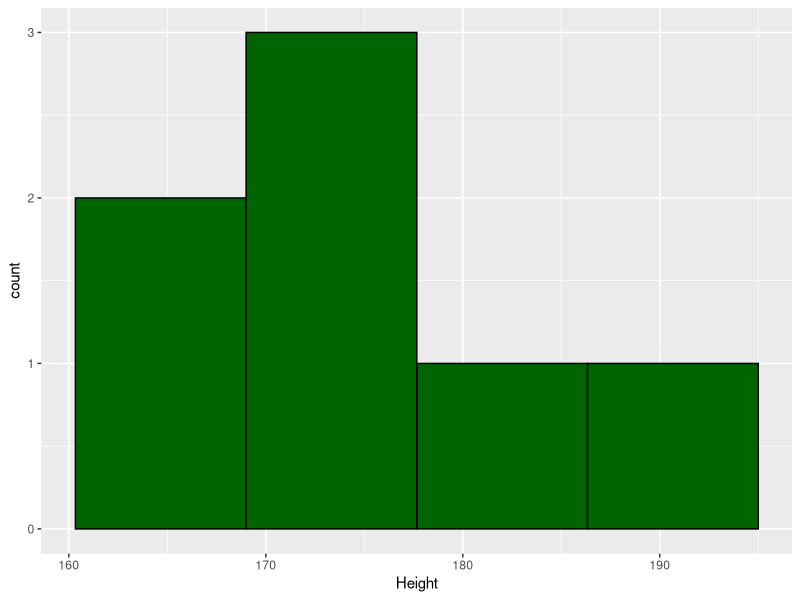
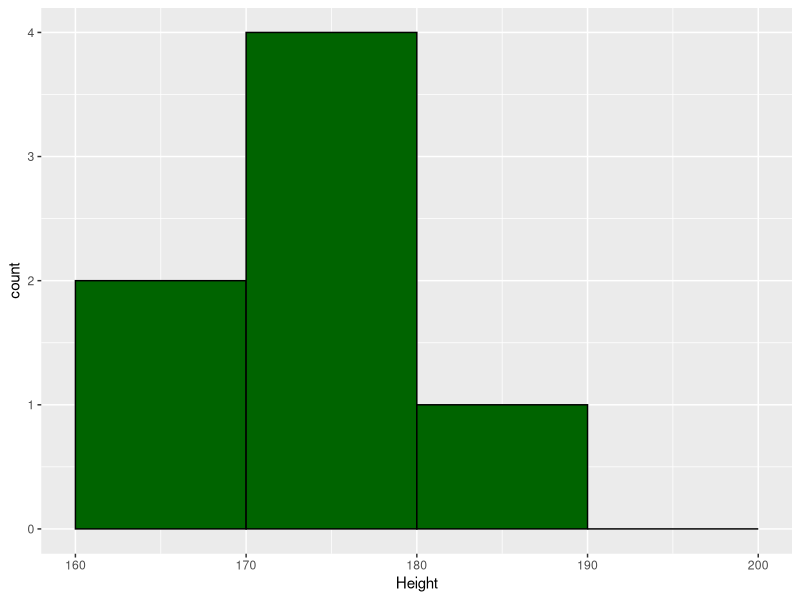
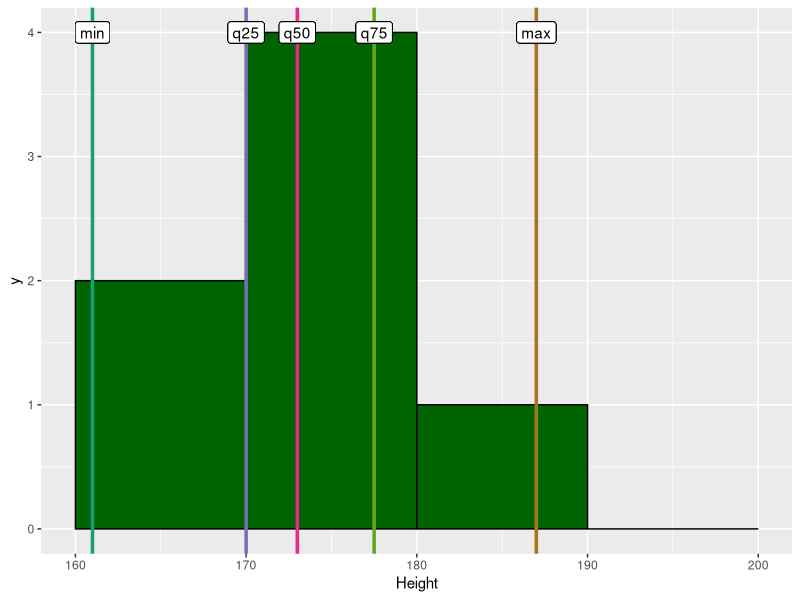
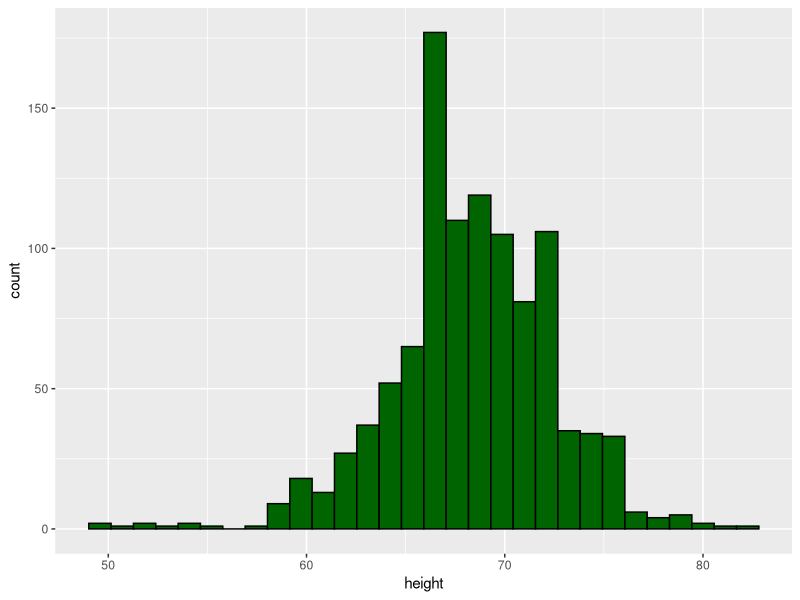
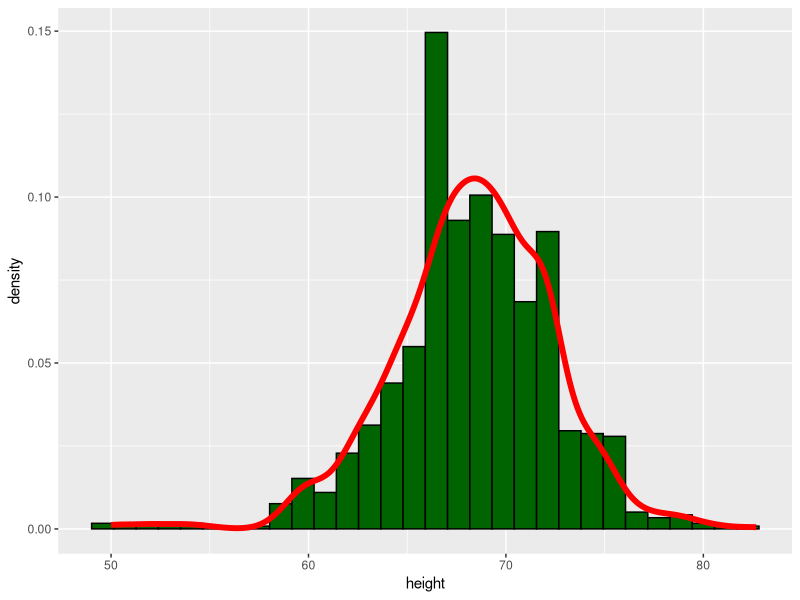
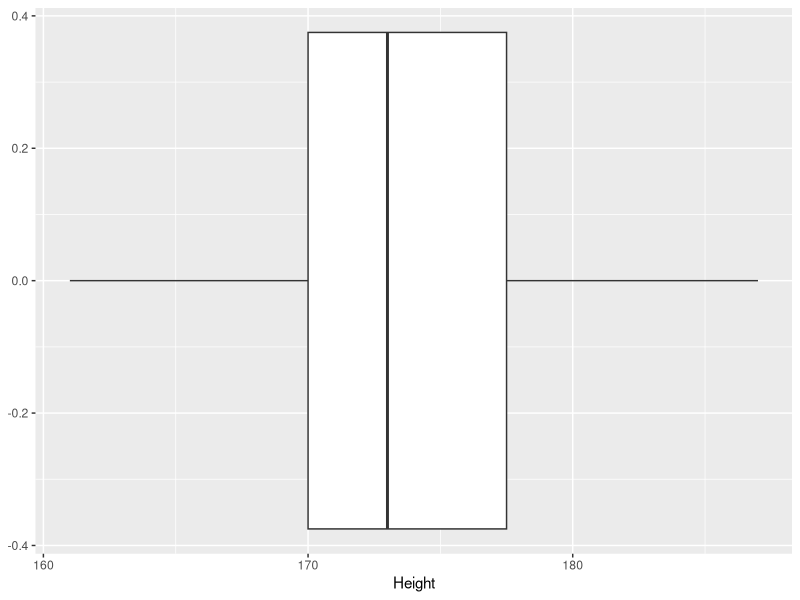
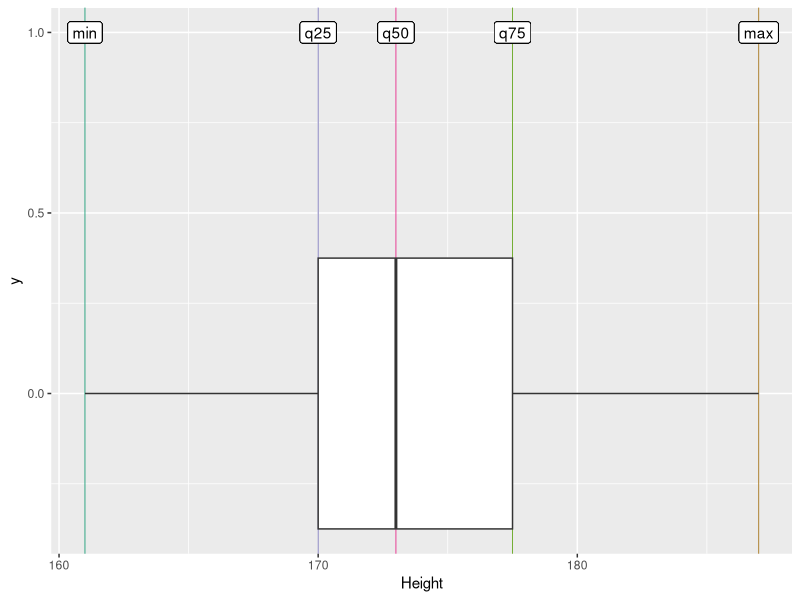

These charts were generated, in order, by the following R code: (Note: this script raises an error after producing the figures.)
## ---- chunk 1
knitr::opts_chunk$set(echo = TRUE)

library(tidyverse)
library(ggplot2)
## ---- chunk 2
class_student <- tribble(
     ~Name, ~Height, ~Weigth,
    "Jude",    172L,     75L,
  "Philip",    180L,     87L,
    "Carl",    187L,     81L,
    "Anne",    168L,     64L,
    "Rose",    173L,     56L,
   "Peter",    175L,     78L,
    "Mary",    161L,     51L
  )

class_student %>% 
  arrange(Height)
## ---- chunk 3
library(dslabs)
data(heights)
heights
## ---- chunk 4
summary(class_student$Height)
## ---- chunk 5
sort(class_student$Height)
## ---- chunk 6
median(class_student$Height)
## ---- chunk 7
vector <- c(3, 13, 2, 34, 11, 17, 27, 47)
vector
## ---- chunk 8
sort(vector)
## ---- chunk 9
(13 + 17) / 2
## ---- chunk 10
median(vector)
## ---- chunk 11
summary(class_student$Height)[c("1st Qu.", "Median", "3rd Qu.")]
## ---- chunk 12
quantile(class_student$Height, probs = c(0.25, 0.75))
## ---- chunk 13
diff(range(class_student$Height))
## ---- chunk 14
IQR(class_student$Height)
## ---- chunk 15
mean(class_student$Height)
## ---- chunk 16
x <- class_student$Height
sqrt(sum(abs((x-mean(x))^2))/(length(x)-1))
## ---- chunk 17
sd(class_student$Height)
## ---- chunk 18
ggplot(class_student) +
  aes(x = Height) +
  geom_histogram(bins = 4, color = "black", fill = "darkgreen")
## ---- chunk 19
bin_v = seq(160, 200, by=10)
bin_v
pl <- ggplot(class_student) +
  aes(x = Height) +
  geom_histogram(color = "black", fill = "darkgreen", breaks = bin_v)
pl
## ---- chunk 20
height_metric <- class_student %>% 
  summarise(
    min = min(Height),
    q25 = quantile(Height, probs = 0.25),
    median = quantile(Height, probs = 0.50),
    q75 = quantile(Height, probs = 0.75),
    max = max(Height)
  )
height_metric
## ---- chunk 21
# set up a color palette
library(RColorBrewer)  # colors
colors <- as.list(brewer.pal(n = 8, name = 'Dark2'))
objects <- c(
  "min",
  "q05",
  "q25",
  "median",
  "q75",
  "q95",
  "max",
  "bins"
)
names(colors) <- objects
## ---- chunk 22
v_line_size = 1.2
pl + 
  geom_vline(xintercept = height_metric$min, colour = colors$min, size = v_line_size) +
  geom_label(aes(x = height_metric$min, y = 4, label = "min")) +
  geom_vline(xintercept = height_metric$q25, colour = colors$q25, size = v_line_size) +
  geom_label(aes(x = height_metric$q25, y = 4, label = "q25")) +
  geom_vline(xintercept = height_metric$median, colour = colors$median, size = v_line_size) +
  geom_label(aes(x = height_metric$median, y = 4, label = "q50")) +
  geom_vline(xintercept = height_metric$q75, colour = colors$q75, size = v_line_size) +
  geom_label(aes(x = height_metric$q75, y = 4, label = "q75")) +
  geom_vline(xintercept = height_metric$max, colour = colors$max, size = v_line_size) +
  geom_label(aes(x = height_metric$max, y = 4, label = "max"))
## ---- chunk 23
pl <- ggplot(heights) +
  aes(x = height) +
  geom_histogram(color = "black", fill = "darkgreen")
pl
## ---- chunk 24
pl <- ggplot(heights) +
  aes(x = height, y = ..density..) +
  geom_histogram(color = "black", fill = "darkgreen") + 
  geom_density(adjust = 1, color = "red", size = 2)
pl
## ---- chunk 25
ggplot(class_student) +
  aes(x = Height) +
  geom_boxplot() 
## ---- chunk 26
v_line_size = 0.3
ggplot(class_student) +
  aes(x = Height) +
  geom_vline(xintercept = height_metric$min, colour = colors$min, size = v_line_size) +
  geom_label(aes(x = height_metric$min, y = 1, label = "min")) +
  geom_vline(xintercept = height_metric$q25, colour = colors$q25, size = v_line_size) +
  geom_label(aes(x = height_metric$q25, y = 1, label = "q25")) +
  geom_vline(xintercept = height_metric$median, colour = colors$median, size = v_line_size) +
  geom_label(aes(x = height_metric$median, y = 1, label = "q50")) +
  geom_vline(xintercept = height_metric$q75, colour = colors$q75, size = v_line_size) +
  geom_label(aes(x = height_metric$q75, y = 1, label = "q75")) +
  geom_vline(xintercept = height_metric$max, colour = colors$max, size = v_line_size) +
  geom_label(aes(x = height_metric$max, y = 1, label = "max")) +
  geom_boxplot() 
## ---- chunk 27
heights
## ---- chunk 28
heights %>% 
  ggplot() +
  aes(x = height) + 
  geom_boxplot() +
  stat_summary(fun=mean, geom="point", shape=20, size=4, color="red", fill="red")
## ---- chunk 29
heights %>% 
  ggplot() +
  aes(x = sex, y = height) + 
  geom_boxplot() +
  stat_summary(fun=mean, geom="point", shape=20, size=4, color="red", fill="red")
## ---- chunk 30
heights
